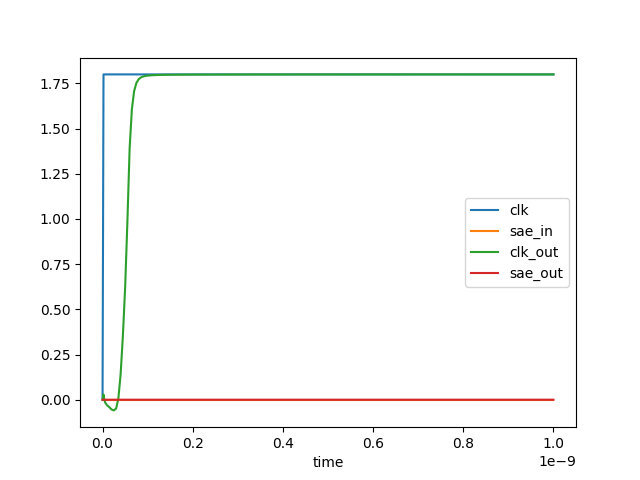

Write the Python code that produced this figure.
import numpy as np
import matplotlib.pyplot as plt
from collections import defaultdict

saved = [
    "clk",
    "sae_in",
    "clk_out",
    "sae_out",
]

plot = saved


def read_data(f):
    data = defaultdict(lambda: [])
    for line in f.readlines():
        values = line.split()
        ctr = 0
        for key in saved:
            if ctr == 0:
                data["time"].append(float(values[ctr]))
            ctr += 1
            data[key].append(float(values[ctr]))
            ctr += 1
    return {k: np.array(v) for k, v in data.items()}


def read_test_data():
    with open("./delay_unit.dat") as f:
        return read_data(f)


def plot_data(data):
    plt.figure()
    for key in plot:
        plt.plot(data["time"], data[key])
    plt.legend(plot)
    plt.xlabel("time")
    plt.savefig("delay_unit.png")


if __name__ == "__main__":
    data = read_test_data()
    plot_data(data)
